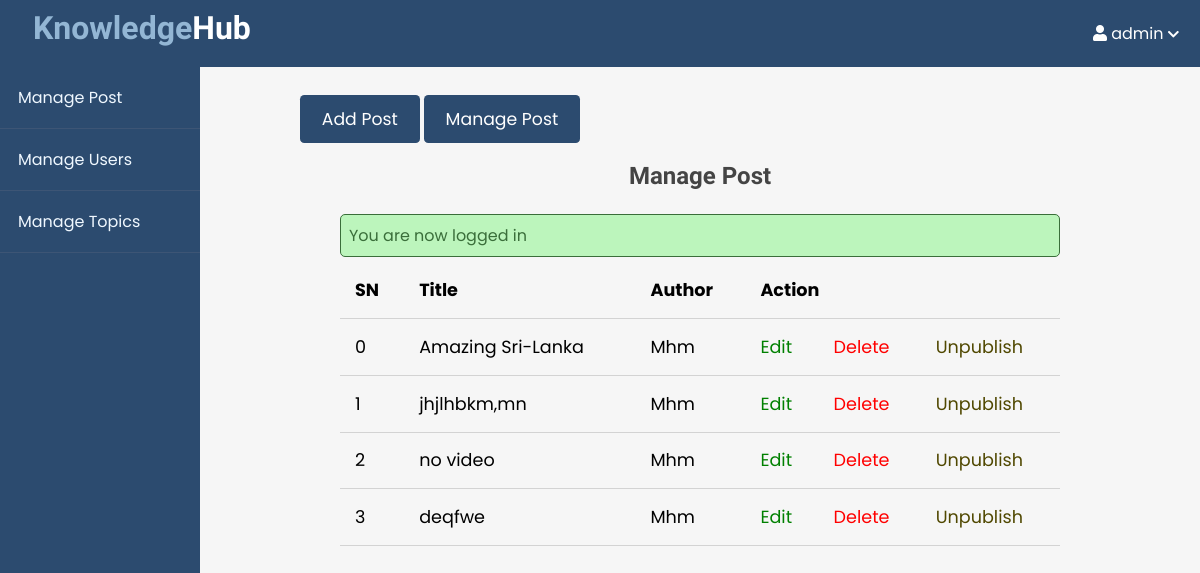
Page /admin/posts/index.php (signed in) on the committed database.
### tables this page shows
CREATE TABLE `posts` (
  `id` int(11) NOT NULL,
  `user_id` int(11) NOT NULL,
  `topic_id` int(11) NOT NULL,
  `title` varchar(255) NOT NULL,
  `video` varchar(255) NOT NULL,
  `body` text NOT NULL,
  `published` tinyint(4) NOT NULL,
  `created_at` datetime NOT NULL DEFAULT current_timestamp(),
  `isAdmin` tinyint(4) NOT NULL
);

### app/database/db.php (called while the page is built, shortened)
<?php
require('connect.php');
function selectAll($table, $conditions = [])
{
    global $conn;
    $sql = "Select * From $table";
    if (empty($conditions)) {
        $stmt = $conn->prepare($sql);
        $stmt->execute();
        $records = $stmt->get_result()->fetch_all(MYSQLI_ASSOC);
        return $records;
    }
}

### app/controllers/posts.php (called while the page is built, shortened)
<?php
include($ROOT_PATH  . "/app/database/db.php");
$table = 'posts';
$posts = selectAll($table);

### admin/posts/index.php (the view, shortened to what this page needs)
<?php include ("../../path.php"); ?>
<?php include ($ROOT_PATH . "/app/controllers/posts.php");
?>
<!DOCTYPE html>
<html lang="en">
  <head>
    <link
      href="https://cdnjs.cloudflare.com/ajax/libs/font-awesome/5.13.0/css/all.min.css"
      rel="stylesheet"
    />
    <link rel="stylesheet" href="../../assets/css/style.css" />
    <link rel="stylesheet" href="../../assets/css/admin.css" />
  </head>
  <body>
      <?php  include($ROOT_PATH . "/app/includes/adminHeader.php"); ?>
    <div class="admin__wrapper">
        <?php  include($ROOT_PATH . "/app/includes/adminSidebar.php"); ?>
        <div class="admin__content">
          <div class="button__group">
            <a href="create.php" class="btn btn__big">Add Post</a>
            <a href="index.php" class="btn btn__big">Manage Post</a>
          </div>
          <div class="content">
            <h2 class="page__title">Manage Post</h2>
            <?php include ($ROOT_PATH . "/app/includes/messages.php");?>
            <table>
              <thead>
                <th>SN</th>
                <th>Title</th>
                <th>Author</th>
                <th colspan="3">Action</th>
              </thead>
              <tbody>
                 <?php foreach ($posts as $key => $post): ?>
                  <tr>
                  <td><?php echo $key  ?></td>
                  <td> <?php echo $post['title']?></td>
                  <td>Mhm</td>
                  <td><a href="edit.php?id=<?php echo $post['id'];?>" class="edit">Edit</a></td>
                  <td><a href="edit.php?delete_id=<?php echo $post['id'];?>" class="delete">Delete</a></td>
                    <?php if ($post ['published']): ?>
                  <td><a href="edit.php?published=0&p_id=<?php echo $post['id'] ?>" class="unpublish">Unpublish</a></td>
                  <?php else: ?>
                  <td><a href="edit.php?published=1&p_id=<?php echo $post['id'] ?>" class="publish">Publish</a></td>
                  <?php endif; ?>
                <tr>
                  <?php endforeach; ?>
              </tbody>
            </table>
          </div>
        </div>
    </div>
  </body>
</html>

### assets/css/style.css (style rules this page uses)
* { box-sizing: border-box; font-family: 'Poppins', sans-serif; }
html, body { height: 100%; padding: 0px; margin: 0px; background: #f6f6f6; font-family: "Lore", serif; }
h1, h2, h3, h4, h5, h6 { font-family: "Candal"; color: #444; margin: 5px; }
a { text-decoration: none; color: inherit; }
.btn { padding: 0.5rem 1rem; background: #2C4B6F; color: white; border: 1px solid transparent; border-radius: 0.25em; font-size: 1.08em; font-family: "Lora" serif; }
.btn__big { padding: 0.7rem 1.3rem; line-height: 1.3rem; }
.content { width: 90%; margin: 30px auto 30px; }

### assets/css/admin.css (style rules this page uses)
.admin__wrapper { display: flex; height: calc(100% - 66px); }
.admin__wrapper .admin__content { flex: 8; height: 100%; padding: 40px 100px 100px; overflow-y: scroll; }
.admin__content .page__title { text-align: center; margin-bottom: 1.5rem; }
table { width: 100%; border-collapse: collapse; font-size: 1.1rem; }
th, td { padding: 15px; text-align: left; border-bottom: 1px solid #d3d3d3; }
.edit { color: green; }
.delete { color: red; }
.unpublish { color: rgb(80, 72, 1); }

### rows in the picture
posts: key "0", title "Amazing Sri-Lanka"
posts: key "1", title "jhjlhbkm,mn"
posts: key "2", title "no video"
posts: key "3", title "deqfwe"

### other values in the picture
$_SESSION['username'] "admin"
$_SESSION['message'] "You are now logged in"
